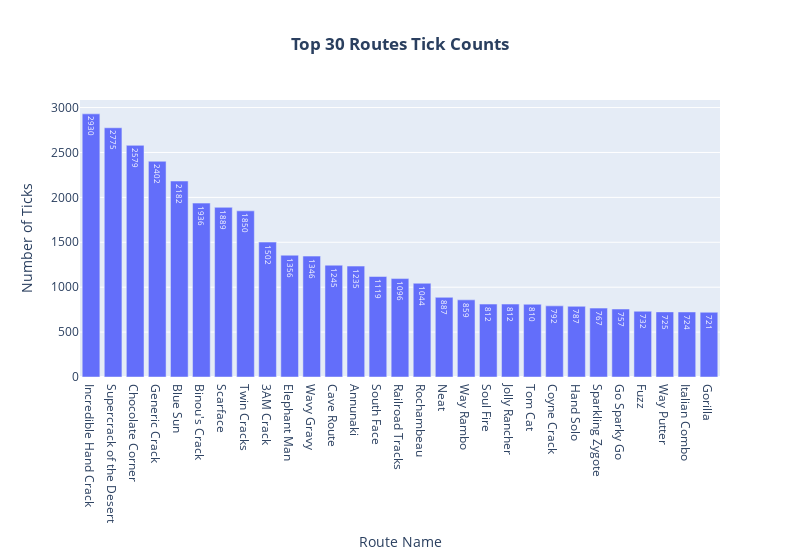

The notebook cell this image was saved under:
### Code cell
# Top climbed analysis
top_climbed = df.sort_values('Num Ticks', ascending=False)[0:29]
plt.rcParams['figure.figsize']=(30,5)
fig = px.bar(top_climbed, x='Route', y='Num Ticks', title="<b>Top 30 Routes Tick Counts</b>", text_auto=True, width=800)
fig.update_xaxes(title='Route Name')
fig.update_yaxes(title='Number of Ticks')
fig.update_layout(title_x=0.5)
fig.write_html('NumTicks_Top30.html')
fig

### Figure 1 — Plotly figure (JSON) as saved in the notebook; plotly's stock layout.template omitted (floating-point values rounded to 4 significant figures)
{"data": [{"alignmentgroup": "True", "hovertemplate": "Route=%{x}<br>Num Ticks=%{y}<extra></extra>", "legendgroup": "", "marker": {"color": "#636efa", "pattern": {"shape": ""}}, "name": "", "offsetgroup": "", "orientation": "v", "showlegend": false, "textposition": "auto", "texttemplate": "%{y}", "type": "bar", "x": ["Incredible Hand Crack", "Supercrack of the Desert", "Chocolate Corner", "Generic Crack", "Blue Sun", "Binou's Crack", "Scarface", "Twin Cracks", "3AM Crack", "Elephant Man", "Wavy Gravy", "Cave Route", "Annunaki", "South Face", "Railroad Tracks", "Rochambeau", "Neat", "Way Rambo", "Soul Fire", "Jolly Rancher", "Tom Cat", "Coyne Crack", "Hand Solo", "Sparkling Zygote", "Go Sparky Go", "Fuzz", "Way Putter", "Italian Combo", "Gorilla"], "xaxis": "x", "y": [2930, 2775, 2579, 2402, 2182, 1936, 1889, 1850, 1502, 1356, 1346, 1245, 1235, 1119, 1096, 1044, 887, 859, 812, 812, 810, 792, 787, 767, 757, 732, 725, 724, 721], "yaxis": "y"}], "layout": {"barmode": "relative", "legend": {"tracegroupgap": 0}, "title": {"text": "<b>Top 30 Routes Tick Counts</b>", "x": 0.5}, "width": 800, "xaxis": {"anchor": "y", "domain": [0, 1], "title": {"text": "Route Name"}}, "yaxis": {"anchor": "x", "domain": [0, 1], "title": {"text": "Number of Ticks"}}}}
